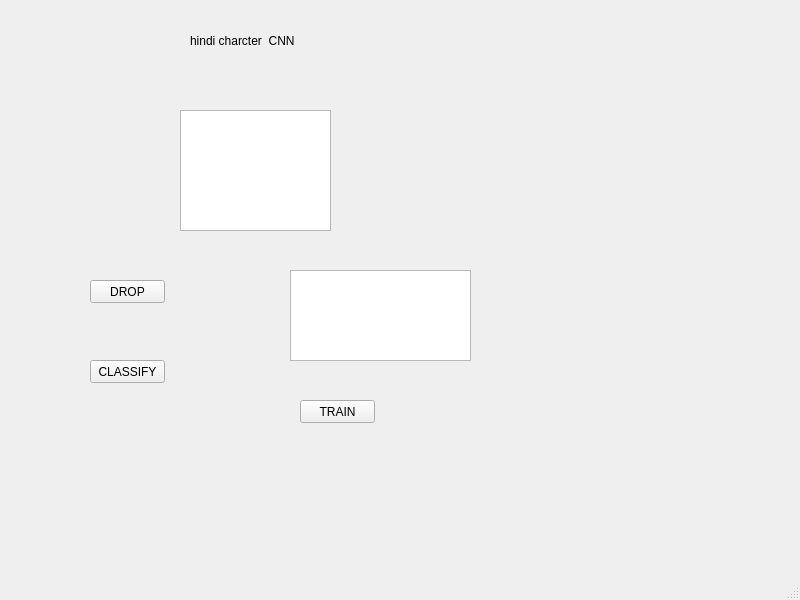
<?xml version="1.0" encoding="UTF-8"?>
<ui version="4.0">
 <class>MainWindow</class>
 <widget class="QMainWindow" name="MainWindow">
  <property name="geometry">
   <rect>
    <x>0</x>
    <y>0</y>
    <width>800</width>
    <height>600</height>
   </rect>
  </property>
  <property name="windowTitle">
   <string>MainWindow</string>
  </property>
  <widget class="QWidget" name="centralwidget">
   <widget class="QTextEdit" name="textEdit">
    <property name="geometry">
     <rect>
      <x>180</x>
      <y>110</y>
      <width>151</width>
      <height>121</height>
     </rect>
    </property>
   </widget>
   <widget class="QLabel" name="label">
    <property name="geometry">
     <rect>
      <x>190</x>
      <y>30</y>
      <width>211</width>
      <height>21</height>
     </rect>
    </property>
    <property name="text">
     <string>hindi charcter  CNN </string>
    </property>
    <property name="textFormat">
     <enum>Qt::MarkdownText</enum>
    </property>
    <property name="scaledContents">
     <bool>false</bool>
    </property>
   </widget>
   <widget class="QPushButton" name="drop">
    <property name="geometry">
     <rect>
      <x>90</x>
      <y>280</y>
      <width>75</width>
      <height>23</height>
     </rect>
    </property>
    <property name="text">
     <string>DROP</string>
    </property>
   </widget>
   <widget class="QPushButton" name="classify">
    <property name="geometry">
     <rect>
      <x>90</x>
      <y>360</y>
      <width>75</width>
      <height>23</height>
     </rect>
    </property>
    <property name="text">
     <string>CLASSIFY</string>
    </property>
   </widget>
   <widget class="QPushButton" name="train">
    <property name="geometry">
     <rect>
      <x>300</x>
      <y>400</y>
      <width>75</width>
      <height>23</height>
     </rect>
    </property>
    <property name="text">
     <string>TRAIN</string>
    </property>
   </widget>
   <widget class="QTextBrowser" name="textBrowser">
    <property name="geometry">
     <rect>
      <x>290</x>
      <y>270</y>
      <width>181</width>
      <height>91</height>
     </rect>
    </property>
   </widget>
  </widget>
  <widget class="QMenuBar" name="menubar">
   <property name="geometry">
    <rect>
     <x>0</x>
     <y>0</y>
     <width>800</width>
     <height>21</height>
    </rect>
   </property>
  </widget>
  <widget class="QStatusBar" name="statusbar"/>
 </widget>
 <resources/>
 <connections/>
</ui>
